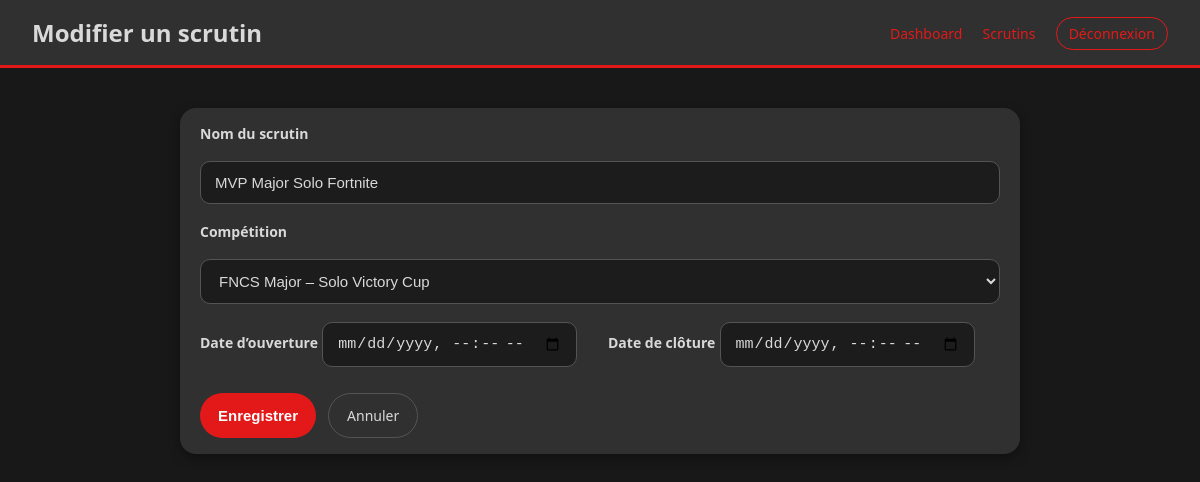
/admin/scrutin_form.php?id=4 (signed in), run on the app's committed database.
### tables this page shows
CREATE TABLE IF NOT EXISTS `scrutin` (
  `idscrutin` int NOT NULL AUTO_INCREMENT,
  `nom_scrutin` varchar(45) NOT NULL,
  `date_ouverture` date NOT NULL,
  `date_cloture` date NOT NULL,
  `etat_scrutin` varchar(45) NOT NULL,
  `idadmin` int NOT NULL,
  `idcompetition` int NOT NULL,
  PRIMARY KEY (`idscrutin`),
  KEY `fk_scrutin_admin` (`idadmin`),
  KEY `fk_scrutin_compet` (`idcompetition`)
);

CREATE TABLE IF NOT EXISTS `competition` (
  `idcompetition` int NOT NULL AUTO_INCREMENT,
  `nom_compet` varchar(255) NOT NULL,
  `date_debut` date NOT NULL,
  `date_fin` date NOT NULL,
  `statut` varchar(45) NOT NULL,
  `idadmin` int NOT NULL,
  `idjeu` int NOT NULL,
  PRIMARY KEY (`idcompetition`),
  KEY `fk_compet_admin` (`idadmin`),
  KEY `fk_compet_jeu` (`idjeu`)
);

### admin/scrutin_form.php (the view, shortened to what this page needs)
<?php
$connexion = dbconnect();
$mode = "ajout";
$nom_scrutin    = "";
$date_ouverture = "";
$date_cloture   = "";
$idcompetition  = "";
if (isset($_GET['id'])) {
    $mode = "edition";
    $id = (int) $_GET['id'];
    $stmt = $connexion->prepare("SELECT * FROM scrutin WHERE idscrutin = ?");
    $stmt->execute([$id]);
    $scrutin = $stmt->fetch(PDO::FETCH_ASSOC);
    if ($scrutin) {
        $nom_scrutin    = $scrutin['nom_scrutin'];
        $date_ouverture = str_replace(' ', 'T', substr($scrutin['date_ouverture'], 0, 16));
        $date_cloture   = str_replace(' ', 'T', substr($scrutin['date_cloture'], 0, 16));
        $idcompetition  = $scrutin['idcompetition'];
    }
}
$stmt = $connexion->query("SELECT idcompetition, nom_compet FROM competition");
$competitions = $stmt->fetchAll(PDO::FETCH_ASSOC);
?>
<!DOCTYPE html>
<html lang="fr">
<head>
    <link rel="stylesheet" href="admin.css">
</head>
<body>
<header class="admin-header">
    <h1><?= ($mode === "ajout" ? "Créer un scrutin" : "Modifier un scrutin") ?></h1>
    <nav>
        <a href="index.php">Dashboard</a>
        <a href="scrutins.php">Scrutins</a>
        <a href="../index.php?disconnect=1" class="btn-logout">Déconnexion</a>
    </nav>
</header>
<main class="admin-main form-page">
    <section class="panel panel-form">
        <form method="post" action="scrutin_save.php" class="form-admin">
            <label>Nom du scrutin</label>
            <input type="text" name="nom_scrutin" required
                   value="<?= htmlspecialchars($nom_scrutin) ?>">
            <label>Compétition</label>
            <select name="idcompetition" required>
                <?php foreach ($competitions as $c): ?>
                    <option value="<?= $c['idcompetition'] ?>"
                        <?= ($c['idcompetition'] == $idcompetition) ? "selected" : "" ?>>
                        <?= htmlspecialchars($c['nom_compet']) ?>
                    </option>
                <?php endforeach; ?>
            </select>
            <div class="form-row-2">
                <div>
                    <label>Date d’ouverture</label>
                    <input type="datetime-local" name="date_ouverture" required
                           value="<?= $date_ouverture ?>">
                </div>
                <div>
                    <label>Date de clôture</label>
                    <input type="datetime-local" name="date_cloture" required
                           value="<?= $date_cloture ?>">
                </div>
            </div>
            <div class="form-actions">
                <button type="submit" class="btn-primary">Enregistrer</button>
                <a href="scrutins.php" class="btn-secondary">Annuler</a>
            </div>
        </form>
    </section>
</main>
</body>
</html>

### admin/admin.css (style rules this page uses)
body { margin: 0; font-family: 'Exo 2', system-ui, -apple-system, BlinkMacSystemFont, sans-serif; background-color: #181818; color: #D9D9D9; }
a { color: #e31919; text-decoration: none; }
.admin-header { background-color: #303030; padding: 16px 32px; display: flex; align-items: center; justify-content: space-between; border-bottom: 3px solid #e31919; }
.admin-header h1 { margin: 0; font-size: 24px; }
.admin-header nav a { margin-left: 16px; font-size: 14px; }
.btn-logout { padding: 6px 12px; border-radius: 999px; border: 1px solid #e31919; }
.admin-main { padding: 24px 32px; }
.panel { background-color: #303030; border-radius: 16px; padding: 16px 20px; box-shadow: 0 4px 12px rgba(0,0,0,0.35); }
.admin-main.form-page { display: flex; justify-content: center; padding: 40px 16px 60px; }
.panel.panel-form { width: 100%; max-width: 800px; }
.form-admin { display: flex; flex-direction: column; gap: 18px; }
.form-admin label { font-weight: 600; font-size: 14px; }
.form-row-2 { display: grid; grid-template-columns: repeat(2, minmax(0, 1fr)); gap: 16px; }
.form-actions { display: flex; gap: 12px; margin-top: 8px; }
.form-admin input[type="text"], .form-admin input[type="datetime-local"], .form-admin select { padding: 12px 14px; background-color: #1c1c1c; border: 1px solid #545454; border-radius: 10px; color: #D9D9D9; font-size: 15px; outline: none; transition: 0.2s; }
.btn-primary { padding: 12px 18px; background-color: #e31919; color: white; border: none; border-radius: 999px; cursor: pointer; font-size: 15px; font-weight: 600; transition: 0.2s; }
.btn-secondary { padding: 12px 18px; border-radius: 999px; border: 1px solid #545454; background: transparent; color: #D9D9D9; font-size: 14px; text-decoration: none; display: inline-flex; align-items: center; justify-content: center; transition: 0.2s; }

### data on the page
scrutin: nom_scrutin "MVP Major Solo Fortnite", idcompetition "FNCS Major – Solo Victory Cup"
